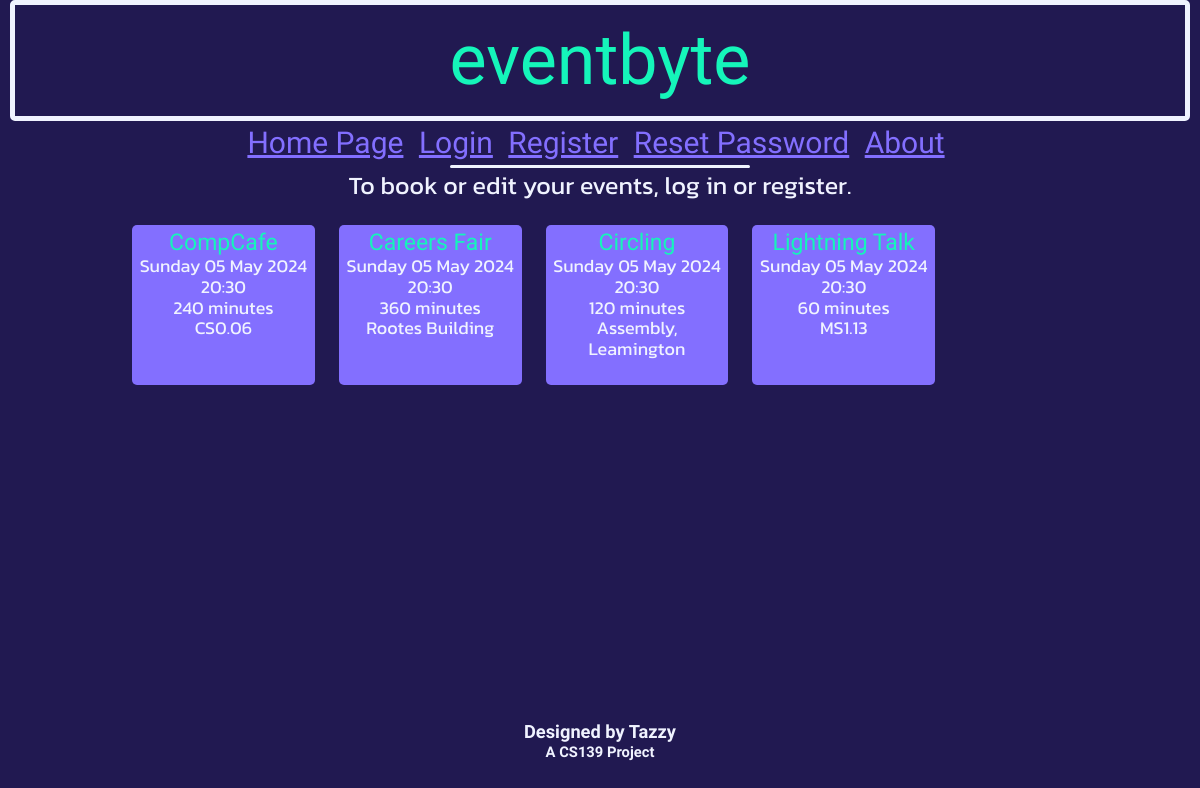
Page /home on the earlier database version.
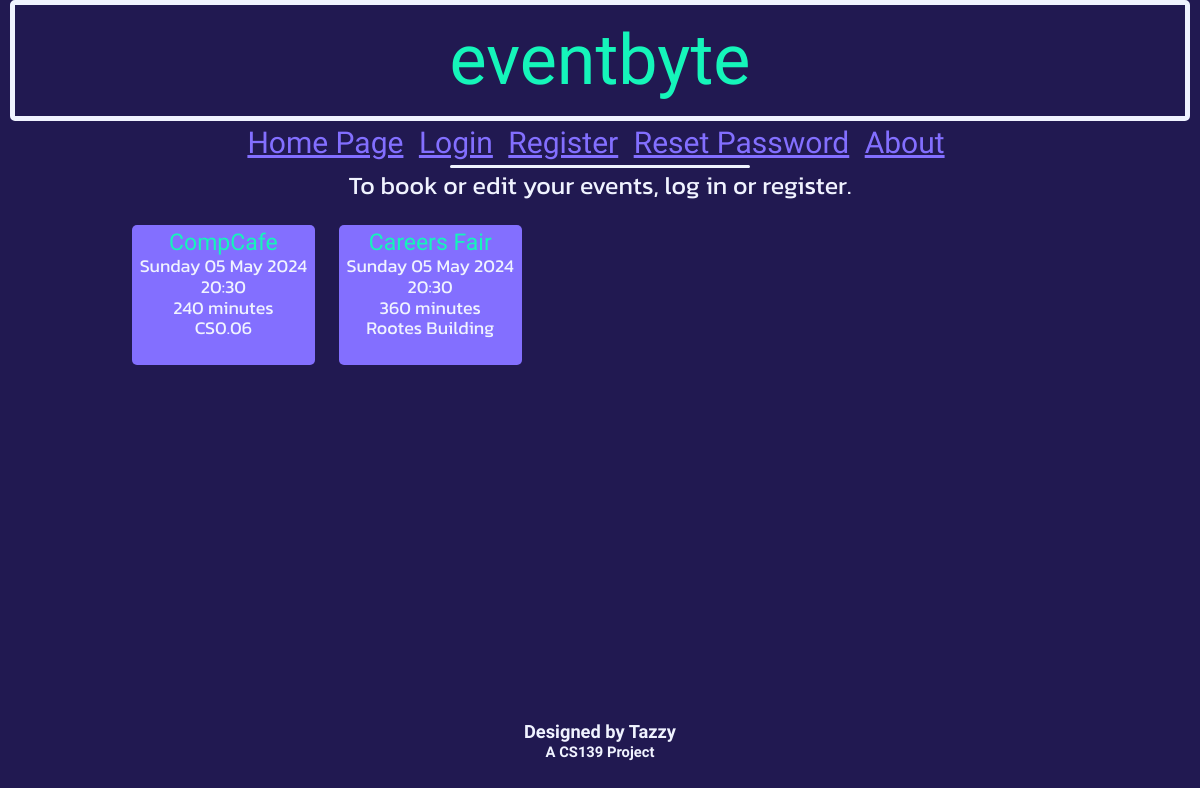
Same page on the later database version.
### db_definition.py (models this page shows, shortened)
class Event(db.Model):
    __tablename__ = "events"
    event_id = db.Column(db.Integer, primary_key = True)
    name = db.Column(db.String(20))
    dateTime = db.Column(db.DateTime)
    duration = db.Column(db.Integer) # Minutes
    capacity = db.Column(db.Integer)
    ticketsSold = db.Column(db.Integer)
    location = db.Column(db.String(50))

### eventbyte.py (the view)
@app.route('/home')
def home():
    updateTickets()
    events=Event.query.all()
    return render_template('home.html', events=events, currTime = datetime.datetime.now())

### eventbyte.py (called while the page is built)
def updateTickets():
    events = Event.query.all()
    for event in events:
        ticketNum = db.session.query(Ticket).where(Ticket.event_id == event.event_id, Ticket.status == "Upcoming").count()
        event.ticketsSold = ticketNum
        if event.dateTime <= datetime.datetime.now():
            tickets = db.session.query(Ticket).where(Ticket.event_id == event.event_id)
            for ticket in tickets:
                ticket.status = "Completed"
    db.session.commit()

### templates/home.html
{% extends 'base.html' %}
{% block heading %}
    {% if current_user.is_authenticated %}
        <div class="title subtitle">
            Welcome, {{ current_user.username }}
        </div>
    {% else %}
        <div class="title">
            eventbyte
        </div>
    {% endif %}
{% endblock %}
{% block content %}
    {% with messages = get_flashed_messages() %}
        {% if messages %}
        <div class="loginFlashes">
            {% for message in messages %}
            <p> {{ message }} </p>
            {% endfor %}
        </div>
        {% else %}
            {% if not current_user.is_authenticated %}
                <h3 class="standardContent" style="text-align: center; margin-top: 3px;">To book or edit your events, log in or register.</h3>
            {% else %}
                <br>
            {% endif %}
        {% endif %}
    {% endwith %}
    {% include "eventList.html" %}
{% endblock %}

### templates/base.html (shortened to what this page needs)
<!DOCTYPE html>
<html lang="en">
    <head>
        <link rel="stylesheet" type="text/css" href="/static/css/normalize.css">
        <link rel="stylesheet" type="text/css" href="/static/css/retro.css">
    </head>
    <body>
        {% block heading %} {% endblock %}
        {% include "navbar.html" %}
        {% block content %} {% endblock %}
        {% include "acknowledgements.html" %}
    </body>
</html>

### templates/navbar.html
<nav>
    {% if current_user.userClass == "super" %}
        <a href="/superHome">All Events</a>
        <a href="/createEvent">Create Event</a>
        <a href="../static/adminLog.txt" download="adminLog.txt">View Admin Log</a>
    {% elif current_user.is_authenticated %}
        <a href="/home">Home Page</a>
        <a href="/myEvents">My Events</a>
    {% else %}
        <a href="/home">Home Page</a>
    {% endif %}
    {% if current_user.is_authenticated %}
        <a href='/logout'>Logout</a>
    {% else %}
        <a href='/login'>Login</a>
        <a href='/register'>Register</a>
        <a href="/resetPass">Reset Password</a>
    {% endif %}
    <a href="/about">About</a>
</nav>
<div id="navunderline">
</div>

### templates/eventList.html (shortened to what this page needs)
<div id="eventsList">
    {% for event in events %}
        {% if event.dateTime > currTime %}
            <div class="event">
                <a href="/viewEvent?eventid={{event.event_id}}" style="text-decoration: none;"><span class="titleRef" style="font-size: 23px;">{{ event.name }}</span></a><br>
                {{ event.dateTime.strftime('%A') }} {{ event.dateTime.strftime('%d') }} {{ event.dateTime.strftime('%b') }} {{ event.dateTime.strftime('%Y') }}<br>
                {{ event.dateTime.strftime('%H') }}:{{ event.dateTime.strftime('%M') }}<br>
                {{ event.duration }} minutes<br>
                {{ event.location }}<br>
                {% if current_user.userClass == "super" %}
                    {{ event.capacity - event.ticketsSold }} seats left<br><br>
                {% elif event.ticketsSold == event.capacity %}
                    <span style="color: red;"><strong>SOLD OUT</strong></span><br>
                {% elif (event.ticketsSold >= (0.95 * event.capacity)) %}
                    <span style="color: red;"><strong>TICKETS LOW</strong></span><br>{{event.capacity - event.ticketsSold}} tickets left.<br>
                {% else %}
                    <br>
                {% endif %}
            </div>
        {% endif %}
    {% endfor %}
</div>

### templates/acknowledgements.html
<div id="acknowledgements">
    <h5 style="margin-bottom: 2px;">Designed by Tazzy</h5>
    <h6 style="margin-top: 0px;">A CS139 Project</h6>
</div>

### static/css/retro.css (style rules this page uses)
body { background-color: #211951; }
#navunderline { margin: auto; width: 25%; border-bottom: 3px #F0F3FF solid; border-radius: 3px; }
nav { font-family: 'Anta', serif; text-align: center; font-size: 30px; padding: 5px; margin: 0; }
nav a { margin-right: 8px; border-radius: 3px; color: #836FFF; }
.title { margin: auto; width: 95%; border: #F0F3FF 5px solid; padding: 15px; font-family: 'Anta', serif; font-size: 70px; color: #15F5BA; border-radius: 5px; text-align: center; }
#acknowledgements { font-family: 'Anta', serif; text-align: center; position: fixed; margin: auto; bottom: 5px; width: 100%; color: #F0F3FF; font-size: 22px; }
.standardContent { font-family: 'Kanit', sans-serif; font-weight: 400; font-style: normal; color: #F0F3FF; font-size: 25px; margin-left: 30px; margin-right: 30px; }
.titleRef { color: #15F5BA; font-family: 'Anta', serif; }
#eventsList { width: 80%; margin: auto; text-align: center; display:flex; font-family: 'Kanit', sans-serif; font-weight: 400; font-style: normal; font-size: 18px; color: #F0F3FF; }
.event { display:block; width: 18%; max-width: 18%; max-height: 10%; margin-left: 1.25%; margin-right: 1.25%; padding: 5px; border-radius: 5px; background-color: #836FFF; }

Differences in the rows shown:
removed Event: name "Circling", dateTime "Sunday", dateTime "05", dateTime "May", dateTime "2024", dateTime "20", dateTime "30", duration "120", location "Assembly, Leamington"
removed Event: name "Lightning Talk", dateTime "Sunday", dateTime "05", dateTime "May", dateTime "2024", dateTime "20", dateTime "30", duration "60", location "MS1.13"
